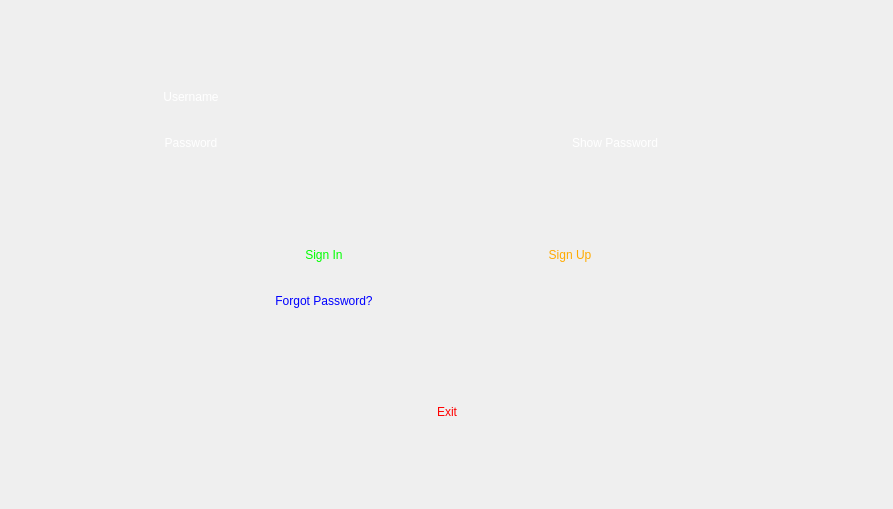
<?xml version="1.0" encoding="UTF-8"?>
<ui version="4.0">
 <class>Login</class>
 <widget class="QDialog" name="Login">
  <property name="geometry">
   <rect>
    <x>0</x>
    <y>0</y>
    <width>893</width>
    <height>509</height>
   </rect>
  </property>
  <property name="windowTitle">
   <string>Login</string>
  </property>
  <property name="windowIcon">
   <iconset resource="../Resource.qrc">
    <normaloff>:/Resource/Game/SkullMark.png</normaloff>:/Resource/Game/SkullMark.png</iconset>
  </property>
  <property name="styleSheet">
   <string notr="true">background-image: url(:/Resource/Game/loginBG.jpg);
border-image: url(:/Resource/Game/GameIcon.png);
color: rgb(255, 255, 255);
font: 14pt &quot;IranNastaliq&quot;;</string>
  </property>
  <layout class="QGridLayout" name="gridLayout_3">
   <item row="0" column="0">
    <layout class="QVBoxLayout" name="verticalLayout">
     <item>
      <spacer name="verticalSpacer_3">
       <property name="orientation">
        <enum>Qt::Vertical</enum>
       </property>
       <property name="sizeHint" stdset="0">
        <size>
         <width>20</width>
         <height>40</height>
        </size>
       </property>
      </spacer>
     </item>
     <item>
      <layout class="QHBoxLayout" name="horizontalLayout">
       <item>
        <spacer name="horizontalSpacer_12">
         <property name="orientation">
          <enum>Qt::Horizontal</enum>
         </property>
         <property name="sizeHint" stdset="0">
          <size>
           <width>40</width>
           <height>20</height>
          </size>
         </property>
        </spacer>
       </item>
       <item>
        <layout class="QFormLayout" name="formLayout_2">
         <item row="0" column="0">
          <layout class="QGridLayout" name="gridLayout">
           <item row="0" column="0">
            <spacer name="horizontalSpacer">
             <property name="orientation">
              <enum>Qt::Horizontal</enum>
             </property>
             <property name="sizeHint" stdset="0">
              <size>
               <width>40</width>
               <height>20</height>
              </size>
             </property>
            </spacer>
           </item>
           <item row="0" column="1">
            <widget class="QLabel" name="label">
             <property name="minimumSize">
              <size>
               <width>100</width>
               <height>40</height>
              </size>
             </property>
             <property name="styleSheet">
              <string notr="true">border-image: url(:/Pictures/Game/Background.png);
background: transparent;</string>
             </property>
             <property name="text">
              <string>Username</string>
             </property>
             <property name="scaledContents">
              <bool>false</bool>
             </property>
             <property name="alignment">
              <set>Qt::AlignCenter</set>
             </property>
             <property name="indent">
              <number>0</number>
             </property>
            </widget>
           </item>
           <item row="0" column="2">
            <widget class="QLineEdit" name="username">
             <property name="minimumSize">
              <size>
               <width>300</width>
               <height>40</height>
              </size>
             </property>
             <property name="styleSheet">
              <string notr="true">border-image: url(:/Pictures/Game/Background.png);
background: transparent;
</string>
             </property>
             <property name="frame">
              <bool>false</bool>
             </property>
             <property name="alignment">
              <set>Qt::AlignCenter</set>
             </property>
            </widget>
           </item>
           <item row="0" column="3">
            <spacer name="horizontalSpacer_2">
             <property name="orientation">
              <enum>Qt::Horizontal</enum>
             </property>
             <property name="sizeHint" stdset="0">
              <size>
               <width>40</width>
               <height>20</height>
              </size>
             </property>
            </spacer>
           </item>
          </layout>
         </item>
         <item row="1" column="0">
          <layout class="QGridLayout" name="gridLayout_2">
           <item row="0" column="0">
            <spacer name="horizontalSpacer_3">
             <property name="orientation">
              <enum>Qt::Horizontal</enum>
             </property>
             <property name="sizeHint" stdset="0">
              <size>
               <width>40</width>
               <height>20</height>
              </size>
             </property>
            </spacer>
           </item>
           <item row="0" column="1">
            <widget class="QLabel" name="label_2">
             <property name="minimumSize">
              <size>
               <width>100</width>
               <height>40</height>
              </size>
             </property>
             <property name="styleSheet">
              <string notr="true">border-image: url(:/Pictures/Game/Background.png);
background: transparent;</string>
             </property>
             <property name="text">
              <string>Password</string>
             </property>
             <property name="alignment">
              <set>Qt::AlignCenter</set>
             </property>
            </widget>
           </item>
           <item row="0" column="2">
            <widget class="QLineEdit" name="password">
             <property name="minimumSize">
              <size>
               <width>300</width>
               <height>40</height>
              </size>
             </property>
             <property name="styleSheet">
              <string notr="true">border-image: url(:/Pictures/Game/Background.png);
background: transparent;</string>
             </property>
             <property name="frame">
              <bool>false</bool>
             </property>
             <property name="echoMode">
              <enum>QLineEdit::Password</enum>
             </property>
             <property name="alignment">
              <set>Qt::AlignCenter</set>
             </property>
            </widget>
           </item>
           <item row="0" column="3">
            <widget class="QCheckBox" name="ShowPassword">
             <property name="minimumSize">
              <size>
               <width>200</width>
               <height>40</height>
              </size>
             </property>
             <property name="palette">
              <palette>
               <active>
                <colorrole role="WindowText">
                 <brush brushstyle="SolidPattern">
                  <color alpha="255">
                   <red>0</red>
                   <green>0</green>
                   <blue>0</blue>
                  </color>
                 </brush>
                </colorrole>
                <colorrole role="Button">
                 <brush brushstyle="SolidPattern">
                  <color alpha="0">
                   <red>0</red>
                   <green>0</green>
                   <blue>0</blue>
                  </color>
                 </brush>
                </colorrole>
                <colorrole role="Light">
                 <brush brushstyle="SolidPattern">
                  <color alpha="255">
                   <red>255</red>
                   <green>255</green>
                   <blue>255</blue>
                  </color>
                 </brush>
                </colorrole>
                <colorrole role="Midlight">
                 <brush brushstyle="SolidPattern">
                  <color alpha="255">
                   <red>255</red>
                   <green>255</green>
                   <blue>255</blue>
                  </color>
                 </brush>
                </colorrole>
                <colorrole role="Dark">
                 <brush brushstyle="SolidPattern">
                  <color alpha="255">
                   <red>127</red>
                   <green>127</green>
                   <blue>127</blue>
                  </color>
                 </brush>
                </colorrole>
                <colorrole role="Mid">
                 <brush brushstyle="SolidPattern">
                  <color alpha="255">
                   <red>170</red>
                   <green>170</green>
                   <blue>170</blue>
                  </color>
                 </brush>
                </colorrole>
                <colorrole role="Text">
                 <brush brushstyle="SolidPattern">
                  <color alpha="255">
                   <red>0</red>
                   <green>0</green>
                   <blue>0</blue>
                  </color>
                 </brush>
                </colorrole>
                <colorrole role="BrightText">
                 <brush brushstyle="SolidPattern">
                  <color alpha="255">
                   <red>255</red>
                   <green>255</green>
                   <blue>255</blue>
                  </color>
                 </brush>
                </colorrole>
                <colorrole role="ButtonText">
                 <brush brushstyle="SolidPattern">
                  <color alpha="255">
                   <red>0</red>
                   <green>0</green>
                   <blue>0</blue>
                  </color>
                 </brush>
                </colorrole>
                <colorrole role="Base">
                 <brush brushstyle="SolidPattern">
                  <color alpha="0">
                   <red>0</red>
                   <green>0</green>
                   <blue>0</blue>
                  </color>
                 </brush>
                </colorrole>
                <colorrole role="Window">
                 <brush brushstyle="SolidPattern">
                  <color alpha="0">
                   <red>0</red>
                   <green>0</green>
                   <blue>0</blue>
                  </color>
                 </brush>
                </colorrole>
                <colorrole role="Shadow">
                 <brush brushstyle="SolidPattern">
                  <color alpha="255">
                   <red>0</red>
                   <green>0</green>
                   <blue>0</blue>
                  </color>
                 </brush>
                </colorrole>
                <colorrole role="AlternateBase">
                 <brush brushstyle="SolidPattern">
                  <color alpha="255">
                   <red>255</red>
                   <green>255</green>
                   <blue>255</blue>
                  </color>
                 </brush>
                </colorrole>
                <colorrole role="ToolTipBase">
                 <brush brushstyle="SolidPattern">
                  <color alpha="255">
                   <red>255</red>
                   <green>255</green>
                   <blue>220</blue>
                  </color>
                 </brush>
                </colorrole>
                <colorrole role="ToolTipText">
                 <brush brushstyle="SolidPattern">
                  <color alpha="255">
                   <red>0</red>
                   <green>0</green>
                   <blue>0</blue>
                  </color>
                 </brush>
                </colorrole>
                <colorrole role="PlaceholderText">
                 <brush brushstyle="SolidPattern">
                  <color alpha="127">
                   <red>0</red>
                   <green>0</green>
                   <blue>0</blue>
                  </color>
                 </brush>
                </colorrole>
                <colorrole role="Accent">
                 <brush brushstyle="SolidPattern">
                  <color alpha="255">
                   <red>255</red>
                   <green>255</green>
                   <blue>255</blue>
                  </color>
                 </brush>
                </colorrole>
               </active>
               <inactive>
                <colorrole role="WindowText">
                 <brush brushstyle="SolidPattern">
                  <color alpha="255">
                   <red>0</red>
                   <green>0</green>
                   <blue>0</blue>
                  </color>
                 </brush>
                </colorrole>
                <colorrole role="Button">
                 <brush brushstyle="SolidPattern">
                  <color alpha="0">
                   <red>0</red>
                   <green>0</green>
                   <blue>0</blue>
                  </color>
                 </brush>
                </colorrole>
                <colorrole role="Light">
                 <brush brushstyle="SolidPattern">
                  <color alpha="255">
                   <red>255</red>
                   <green>255</green>
                   <blue>255</blue>
                  </color>
                 </brush>
                </colorrole>
                <colorrole role="Midlight">
                 <brush brushstyle="SolidPattern">
                  <color alpha="255">
                   <red>255</red>
                   <green>255</green>
                   <blue>255</blue>
                  </color>
                 </brush>
                </colorrole>
                <colorrole role="Dark">
                 <brush brushstyle="SolidPattern">
                  <color alpha="255">
                   <red>127</red>
                   <green>127</green>
                   <blue>127</blue>
                  </color>
                 </brush>
                </colorrole>
                <colorrole role="Mid">
                 <brush brushstyle="SolidPattern">
                  <color alpha="255">
                   <red>170</red>
                   <green>170</green>
                   <blue>170</blue>
                  </color>
                 </brush>
                </colorrole>
                <colorrole role="Text">
                 <brush brushstyle="SolidPattern">
                  <color alpha="255">
                   <red>0</red>
                   <green>0</green>
                   <blue>0</blue>
                  </color>
                 </brush>
                </colorrole>
                <colorrole role="BrightText">
                 <brush brushstyle="SolidPattern">
                  <color alpha="255">
                   <red>255</red>
                   <green>255</green>
                   <blue>255</blue>
                  </color>
                 </brush>
                </colorrole>
                <colorrole role="ButtonText">
                 <brush brushstyle="SolidPattern">
                  <color alpha="255">
                   <red>0</red>
                   <green>0</green>
                   <blue>0</blue>
                  </color>
                 </brush>
                </colorrole>
                <colorrole role="Base">
                 <brush brushstyle="SolidPattern">
                  <color alpha="0">
                   <red>0</red>
                   <green>0</green>
                   <blue>0</blue>
                  </color>
                 </brush>
                </colorrole>
                <colorrole role="Window">
                 <brush brushstyle="SolidPattern">
                  <color alpha="0">
                   <red>0</red>
                   <green>0</green>
                   <blue>0</blue>
                  </color>
                 </brush>
                </colorrole>
                <colorrole role="Shadow">
                 <brush brushstyle="SolidPattern">
                  <color alpha="255">
                   <red>0</red>
                   <green>0</green>
                   <blue>0</blue>
                  </color>
                 </brush>
                </colorrole>
                <colorrole role="AlternateBase">
                 <brush brushstyle="SolidPattern">
                  <color alpha="255">
                   <red>255</red>
                   <green>255</green>
                   <blue>255</blue>
                  </color>
                 </brush>
                </colorrole>
                <colorrole role="ToolTipBase">
                 <brush brushstyle="SolidPattern">
                  <color alpha="255">
                   <red>255</red>
                   <green>255</green>
                   <blue>220</blue>
                  </color>
                 </brush>
                </colorrole>
                <colorrole role="ToolTipText">
                 <brush brushstyle="SolidPattern">
                  <color alpha="255">
                   <red>0</red>
                   <green>0</green>
                   <blue>0</blue>
                  </color>
                 </brush>
                </colorrole>
                <colorrole role="PlaceholderText">
                 <brush brushstyle="SolidPattern">
                  <color alpha="127">
                   <red>0</red>
                   <green>0</green>
                   <blue>0</blue>
                  </color>
                 </brush>
                </colorrole>
                <colorrole role="Accent">
                 <brush brushstyle="SolidPattern">
                  <color alpha="255">
                   <red>255</red>
                   <green>255</green>
                   <blue>255</blue>
                  </color>
                 </brush>
                </colorrole>
               </inactive>
               <disabled>
                <colorrole role="WindowText">
                 <brush brushstyle="SolidPattern">
                  <color alpha="255">
                   <red>127</red>
                   <green>127</green>
                   <blue>127</blue>
                  </color>
                 </brush>
                </colorrole>
                <colorrole role="Button">
                 <brush brushstyle="SolidPattern">
                  <color alpha="0">
                   <red>0</red>
                   <green>0</green>
                   <blue>0</blue>
                  </color>
                 </brush>
                </colorrole>
                <colorrole role="Light">
                 <brush brushstyle="SolidPattern">
                  <color alpha="255">
                   <red>255</red>
                   <green>255</green>
                   <blue>255</blue>
                  </color>
                 </brush>
                </colorrole>
                <colorrole role="Midlight">
                 <brush brushstyle="SolidPattern">
                  <color alpha="255">
                   <red>255</red>
                   <green>255</green>
                   <blue>255</blue>
                  </color>
                 </brush>
                </colorrole>
                <colorrole role="Dark">
                 <brush brushstyle="SolidPattern">
                  <color alpha="255">
                   <red>127</red>
                   <green>127</green>
                   <blue>127</blue>
                  </color>
                 </brush>
                </colorrole>
                <colorrole role="Mid">
                 <brush brushstyle="SolidPattern">
                  <color alpha="255">
                   <red>170</red>
                   <green>170</green>
                   <blue>170</blue>
                  </color>
                 </brush>
                </colorrole>
                <colorrole role="Text">
                 <brush brushstyle="SolidPattern">
                  <color alpha="255">
                   <red>127</red>
                   <green>127</green>
                   <blue>127</blue>
                  </color>
                 </brush>
                </colorrole>
                <colorrole role="BrightText">
                 <brush brushstyle="SolidPattern">
                  <color alpha="255">
                   <red>255</red>
                   <green>255</green>
                   <blue>255</blue>
                  </color>
                 </brush>
                </colorrole>
                <colorrole role="ButtonText">
                 <brush brushstyle="SolidPattern">
                  <color alpha="255">
                   <red>127</red>
                   <green>127</green>
                   <blue>127</blue>
                  </color>
                 </brush>
                </colorrole>
                <colorrole role="Base">
                 <brush brushstyle="SolidPattern">
                  <color alpha="0">
                   <red>0</red>
                   <green>0</green>
                   <blue>0</blue>
                  </color>
                 </brush>
                </colorrole>
                <colorrole role="Window">
                 <brush brushstyle="SolidPattern">
                  <color alpha="0">
                   <red>0</red>
                   <green>0</green>
                   <blue>0</blue>
                  </color>
                 </brush>
                </colorrole>
                <colorrole role="Shadow">
                 <brush brushstyle="SolidPattern">
                  <color alpha="255">
                   <red>0</red>
                   <green>0</green>
                   <blue>0</blue>
                  </color>
                 </brush>
                </colorrole>
                <colorrole role="AlternateBase">
                 <brush brushstyle="SolidPattern">
                  <color alpha="255">
                   <red>255</red>
                   <green>255</green>
                   <blue>255</blue>
                  </color>
                 </brush>
                </colorrole>
                <colorrole role="ToolTipBase">
                 <brush brushstyle="SolidPattern">
                  <color alpha="255">
                   <red>255</red>
                   <green>255</green>
                   <blue>220</blue>
                  </color>
                 </brush>
                </colorrole>
                <colorrole role="ToolTipText">
                 <brush brushstyle="SolidPattern">
                  <color alpha="255">
                   <red>0</red>
                   <green>0</green>
                   <blue>0</blue>
                  </color>
                 </brush>
                </colorrole>
                <colorrole role="PlaceholderText">
                 <brush brushstyle="SolidPattern">
                  <color alpha="127">
                   <red>127</red>
                   <green>127</green>
                   <blue>127</blue>
                  </color>
                 </brush>
                </colorrole>
                <colorrole role="Accent">
                 <brush brushstyle="SolidPattern">
                  <color alpha="255">
                   <red>255</red>
                   <green>255</green>
                   <blue>255</blue>
                  </color>
                 </brush>
                </colorrole>
               </disabled>
              </palette>
             </property>
             <property name="autoFillBackground">
              <bool>false</bool>
             </property>
             <property name="styleSheet">
              <string notr="true">border-image: url(:/Pictures/Game/Background.png);
background: transparent;</string>
             </property>
             <property name="text">
              <string>Show Password</string>
             </property>
            </widget>
           </item>
           <item row="0" column="4">
            <spacer name="horizontalSpacer_4">
             <property name="orientation">
              <enum>Qt::Horizontal</enum>
             </property>
             <property name="sizeHint" stdset="0">
              <size>
               <width>40</width>
               <height>20</height>
              </size>
             </property>
            </spacer>
           </item>
          </layout>
         </item>
        </layout>
       </item>
       <item>
        <spacer name="horizontalSpacer_13">
         <property name="orientation">
          <enum>Qt::Horizontal</enum>
         </property>
         <property name="sizeHint" stdset="0">
          <size>
           <width>40</width>
           <height>20</height>
          </size>
         </property>
        </spacer>
       </item>
      </layout>
     </item>
     <item>
      <spacer name="verticalSpacer_2">
       <property name="orientation">
        <enum>Qt::Vertical</enum>
       </property>
       <property name="sizeHint" stdset="0">
        <size>
         <width>20</width>
         <height>40</height>
        </size>
       </property>
      </spacer>
     </item>
     <item>
      <layout class="QHBoxLayout" name="horizontalLayout_2">
       <item>
        <spacer name="horizontalSpacer_14">
         <property name="orientation">
          <enum>Qt::Horizontal</enum>
         </property>
         <property name="sizeHint" stdset="0">
          <size>
           <width>40</width>
           <height>20</height>
          </size>
         </property>
        </spacer>
       </item>
       <item>
        <layout class="QFormLayout" name="formLayout">
         <item row="0" column="0">
          <layout class="QHBoxLayout" name="horizontalLayout_3">
           <item>
            <spacer name="horizontalSpacer_9">
             <property name="orientation">
              <enum>Qt::Horizontal</enum>
             </property>
             <property name="sizeHint" stdset="0">
              <size>
               <width>40</width>
               <height>20</height>
              </size>
             </property>
            </spacer>
           </item>
           <item>
            <spacer name="horizontalSpacer_5">
             <property name="orientation">
              <enum>Qt::Horizontal</enum>
             </property>
             <property name="sizeHint" stdset="0">
              <size>
               <width>40</width>
               <height>20</height>
              </size>
             </property>
            </spacer>
           </item>
           <item alignment="Qt::AlignHCenter|Qt::AlignVCenter">
            <widget class="QPushButton" name="SginIn">
             <property name="minimumSize">
              <size>
               <width>200</width>
               <height>40</height>
              </size>
             </property>
             <property name="autoFillBackground">
              <bool>false</bool>
             </property>
             <property name="styleSheet">
              <string notr="true">border-image: url(:/Pictures/Game/Background.png);
background: transparent;
color: rgb(0, 255, 0);</string>
             </property>
             <property name="text">
              <string>Sign In</string>
             </property>
             <property name="flat">
              <bool>true</bool>
             </property>
            </widget>
           </item>
           <item>
            <spacer name="horizontalSpacer_6">
             <property name="orientation">
              <enum>Qt::Horizontal</enum>
             </property>
             <property name="sizeHint" stdset="0">
              <size>
               <width>40</width>
               <height>20</height>
              </size>
             </property>
            </spacer>
           </item>
           <item alignment="Qt::AlignHCenter|Qt::AlignVCenter">
            <widget class="QPushButton" name="SignUp">
             <property name="minimumSize">
              <size>
               <width>200</width>
               <height>40</height>
              </size>
             </property>
             <property name="focusPolicy">
              <enum>Qt::StrongFocus</enum>
             </property>
             <property name="autoFillBackground">
              <bool>false</bool>
             </property>
             <property name="styleSheet">
              <string notr="true">border-image: url(:/Pictures/Game/Background.png);
background: transparent;
color: rgb(255, 170, 0);</string>
             </property>
             <property name="text">
              <string>Sign Up</string>
             </property>
             <property name="default">
              <bool>false</bool>
             </property>
             <property name="flat">
              <bool>true</bool>
             </property>
            </widget>
           </item>
           <item>
            <spacer name="horizontalSpacer_7">
             <property name="orientation">
              <enum>Qt::Horizontal</enum>
             </property>
             <property name="sizeHint" stdset="0">
              <size>
               <width>40</width>
               <height>20</height>
              </size>
             </property>
            </spacer>
           </item>
           <item>
            <spacer name="horizontalSpacer_8">
             <property name="orientation">
              <enum>Qt::Horizontal</enum>
             </property>
             <property name="sizeHint" stdset="0">
              <size>
               <width>40</width>
               <height>20</height>
              </size>
             </property>
            </spacer>
           </item>
          </layout>
         </item>
         <item row="1" column="0">
          <layout class="QHBoxLayout" name="horizontalLayout_4">
           <item>
            <spacer name="horizontalSpacer_10">
             <property name="orientation">
              <enum>Qt::Horizontal</enum>
             </property>
             <property name="sizeHint" stdset="0">
              <size>
               <width>40</width>
               <height>20</height>
              </size>
             </property>
            </spacer>
           </item>
           <item>
            <spacer name="horizontalSpacer_11">
             <property name="orientation">
              <enum>Qt::Horizontal</enum>
             </property>
             <property name="sizeHint" stdset="0">
              <size>
               <width>40</width>
               <height>20</height>
              </size>
             </property>
            </spacer>
           </item>
           <item alignment="Qt::AlignVCenter">
            <widget class="QPushButton" name="ForgotPasswprd">
             <property name="minimumSize">
              <size>
               <width>200</width>
               <height>40</height>
              </size>
             </property>
             <property name="layoutDirection">
              <enum>Qt::LeftToRight</enum>
             </property>
             <property name="autoFillBackground">
              <bool>false</bool>
             </property>
             <property name="styleSheet">
              <string notr="true">border-image: url(:/Pictures/Game/Background.png);
color: rgb(0, 0, 255);
background: transparent;</string>
             </property>
             <property name="text">
              <string>Forgot Password?</string>
             </property>
             <property name="flat">
              <bool>true</bool>
             </property>
            </widget>
           </item>
          </layout>
         </item>
        </layout>
       </item>
       <item>
        <spacer name="horizontalSpacer_15">
         <property name="orientation">
          <enum>Qt::Horizontal</enum>
         </property>
         <property name="sizeHint" stdset="0">
          <size>
           <width>40</width>
           <height>20</height>
          </size>
         </property>
        </spacer>
       </item>
      </layout>
     </item>
     <item>
      <spacer name="verticalSpacer">
       <property name="orientation">
        <enum>Qt::Vertical</enum>
       </property>
       <property name="sizeHint" stdset="0">
        <size>
         <width>20</width>
         <height>40</height>
        </size>
       </property>
      </spacer>
     </item>
     <item>
      <layout class="QHBoxLayout" name="horizontalLayout_5">
       <item>
        <spacer name="horizontalSpacer_16">
         <property name="orientation">
          <enum>Qt::Horizontal</enum>
         </property>
         <property name="sizeHint" stdset="0">
          <size>
           <width>40</width>
           <height>20</height>
          </size>
         </property>
        </spacer>
       </item>
       <item alignment="Qt::AlignVCenter">
        <widget class="QPushButton" name="Exit">
         <property name="minimumSize">
          <size>
           <width>100</width>
           <height>40</height>
          </size>
         </property>
         <property name="autoFillBackground">
          <bool>false</bool>
         </property>
         <property name="styleSheet">
          <string notr="true">border-image: url(:/Pictures/Game/Background.png);
color: rgb(255, 0, 0);
background: transparent;</string>
         </property>
         <property name="text">
          <string>Exit</string>
         </property>
         <property name="flat">
          <bool>true</bool>
         </property>
        </widget>
       </item>
       <item>
        <spacer name="horizontalSpacer_17">
         <property name="orientation">
          <enum>Qt::Horizontal</enum>
         </property>
         <property name="sizeHint" stdset="0">
          <size>
           <width>40</width>
           <height>20</height>
          </size>
         </property>
        </spacer>
       </item>
      </layout>
     </item>
     <item>
      <spacer name="verticalSpacer_4">
       <property name="orientation">
        <enum>Qt::Vertical</enum>
       </property>
       <property name="sizeHint" stdset="0">
        <size>
         <width>20</width>
         <height>40</height>
        </size>
       </property>
      </spacer>
     </item>
    </layout>
   </item>
  </layout>
 </widget>
 <resources>
  <include location="../Resource.qrc"/>
 </resources>
 <connections/>
</ui>
